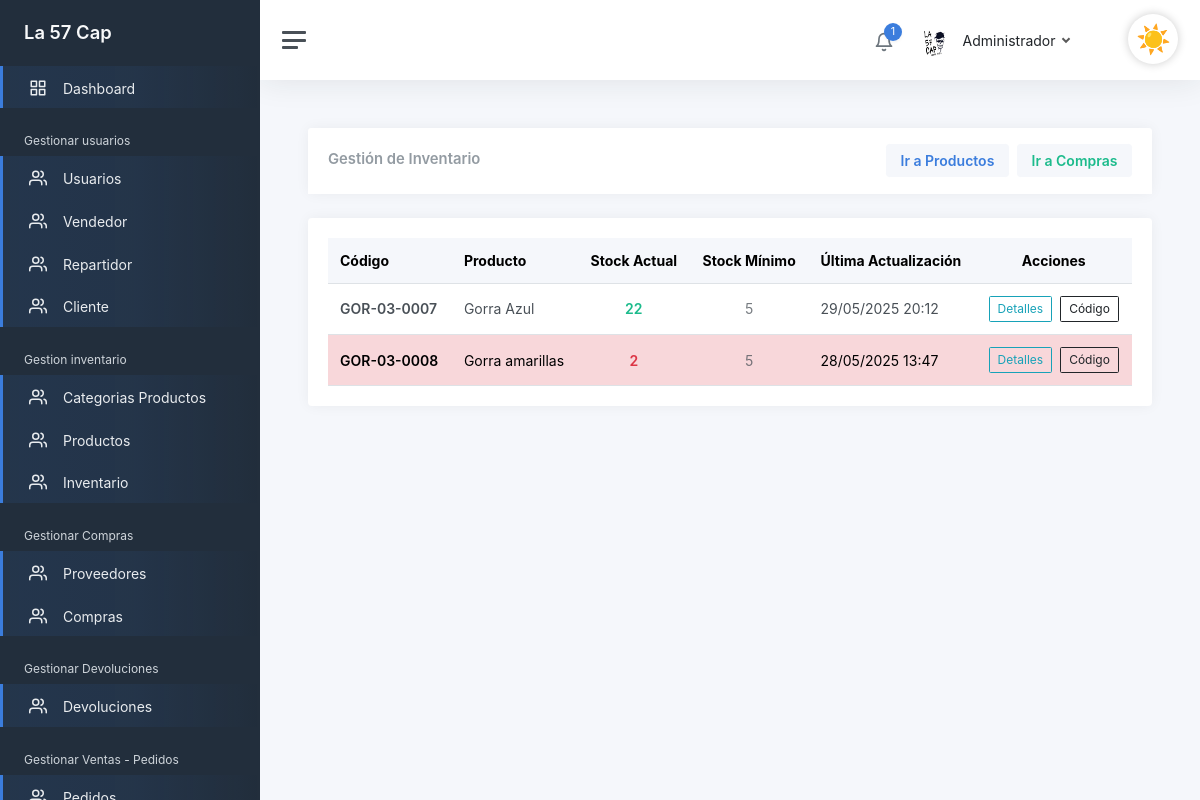
The page /admin/InventarioGeneral (signed in) on the database as committed earlier.
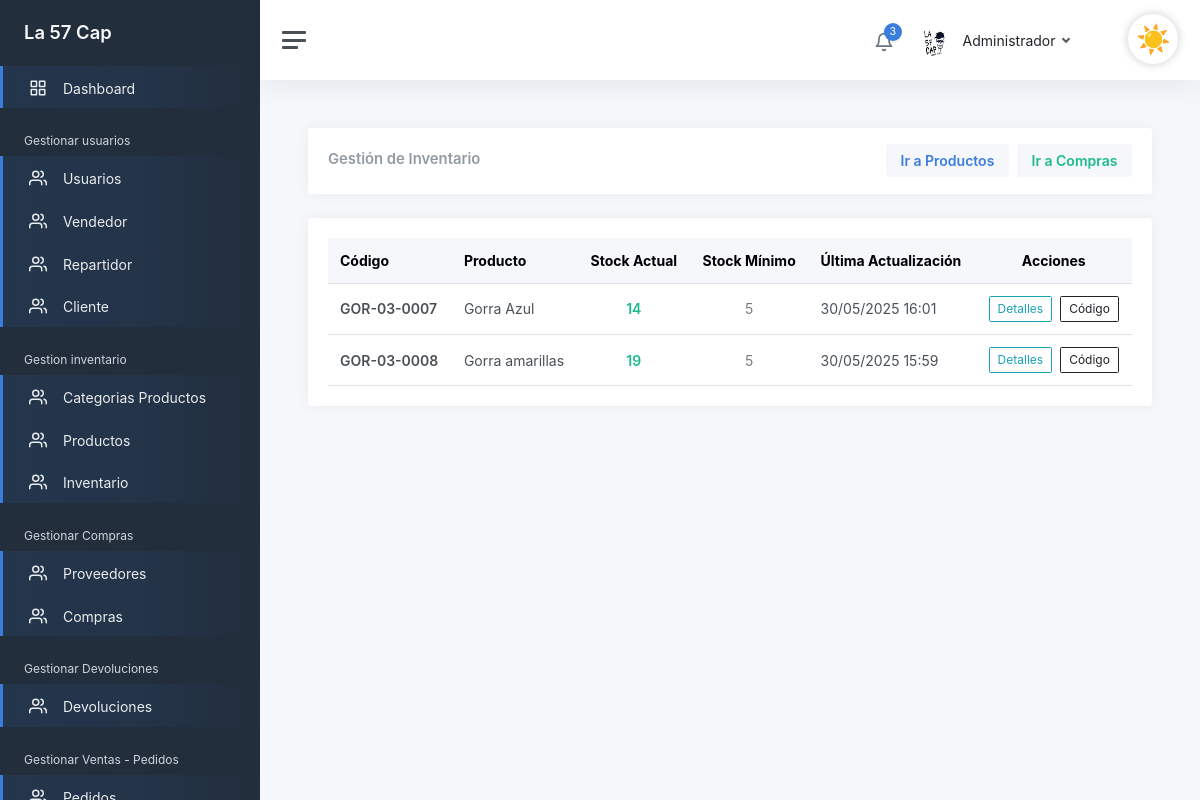
The same page on the database as committed later.
### tables this page shows
CREATE TABLE `inventario`  (
  `idInventario` int(0) NOT NULL AUTO_INCREMENT,
  `cantidad_actual` int(0) NOT NULL,
  `cantidad_minima` int(0) NOT NULL,
  `fecha_actualizacion` datetime(0) NULL DEFAULT NULL,
  `producto_idproducto` int(0) NOT NULL,
  PRIMARY KEY (`idInventario`) USING BTREE,
  INDEX `fk_Inventario_producto1_idx`(`producto_idproducto`) USING BTREE,
  CONSTRAINT `fk_Inventario_producto1` FOREIGN KEY (`producto_idproducto`) REFERENCES `producto` (`idproducto`) ON DELETE RESTRICT ON UPDATE RESTRICT
);

CREATE TABLE `producto`  (
  `idproducto` int(0) NOT NULL AUTO_INCREMENT,
  `id_categoria` int(0) NOT NULL,
  `codigo_producto` varchar(45) NOT NULL,
  `nombre_producto` varchar(45) NOT NULL,
  `descripcion` varchar(200) NOT NULL,
  `precio` decimal(10, 2) NOT NULL,
  `eliminado` tinyint(0) NULL DEFAULT 0,
  `Foto` varchar(150) NULL DEFAULT NULL,
  PRIMARY KEY (`idproducto`) USING BTREE,
  INDEX `producto_categoria_idx`(`id_categoria`) USING BTREE,
  CONSTRAINT `producto_categoria` FOREIGN KEY (`id_categoria`) REFERENCES `categoria_producto` (`idcategoria_producto`) ON DELETE RESTRICT ON UPDATE RESTRICT
);

### views/Admin/inventario/GestionarInventario.php (the view, shortened to what the changed rows need)
<div class="card">
    <div class="card-header d-flex justify-content-between align-items-center">
        <h2 class="card-title mb-0">Gestión de Inventario</h2>
        <div class="d-flex gap-2">
            <a href="/admin/GestionarProducto" class="btn btn-light text-primary fw-bold">Ir a Productos</a>
            <a href="/admin/GestionarCompras" class="btn btn-light text-success fw-bold">Ir a Compras</a>
        </div>
    </div>
</div>
<div class="card mt-3">
    <div class="card-body table-responsive">
        <table class="table table-hover mb-0">
            <thead class="table-light">
                <tr>
                    <th>Código</th>
                    <th>Producto</th>
                    <th class="text-center">Stock Actual</th>
                    <th class="text-center">Stock Mínimo</th>
                    <th>Última Actualización</th>
                    <th class="text-center">Acciones</th>
                </tr>
            </thead>
            <tbody>
                <?php if (!empty($registros)): ?>
                    <?php foreach ($registros as $registro): ?>
                        <tr class="<?= $registro->cantidad_actual < $registro->cantidad_minima ? 'table-danger' : '' ?>">
                            <td><strong><?= $registro->codigo_producto ?></strong></td>
                            <td><?= $registro->nombre_producto ?></td>
                            <td class="text-center fw-bold <?= $registro->cantidad_actual < $registro->cantidad_minima ? 'text-danger' : 'text-success' ?>">
                                <?= $registro->cantidad_actual ?>
                            </td>
                            <td class="text-center text-muted">
                                <?= $registro->cantidad_minima ?>
                            </td>
                            <td><?= date('d/m/Y H:i', strtotime($registro->fecha_actualizacion)) ?></td>
                            <td class="text-center">
                                <div class="d-flex justify-content-center gap-2">
                                    <a href="/admin/VerProducto?id=<?= $registro->producto_idproducto ?>" class="btn btn-sm btn-outline-info">
                                        <i class="fas fa-eye"></i> Detalles
                                    </a>
                                    <a href="/admin/GenerarCodigoBarras?id=<?= $registro->producto_idproducto ?>" class="btn btn-sm btn-outline-dark">
                                        <i class="fas fa-barcode"></i> Código
                                    </a>
                                </div>
                            </td>
                        </tr>
                    <?php endforeach; ?>
                <?php else: ?>
                    <tr>
                        <td colspan="6" class="text-center text-muted">No hay registros de inventario.</td>
                    </tr>
                <?php endif; ?>
            </tbody>
        </table>
    </div>
</div>

### views/layout/layoutAdmin.php (shortened to what the changed rows need)
<!DOCTYPE html>
<html lang="en">
<head>
    <link rel="stylesheet" href="/build/css/app.css">
</head>
<body>
    <div class="wrapper">
        <nav id="sidebar" class="sidebar js-sidebar">
            <div class="sidebar-content js-simplebar">
                <a class="sidebar-brand" href="/admin">
                    <span class="align-middle">La 57 Cap</span>
                </a>
                <ul class="sidebar-nav">
                    <li class="sidebar-item active">
                        <a class="sidebar-link" href="/admin/Dashboard">
                            <i class="align-middle" data-feather="grid"></i> <span class="align-middle">Dashboard</span>
                        </a>
                    </li>
                    <li class="sidebar-header">
                        Gestionar usuarios
                    </li>
                    <li class="sidebar-item active">
                        <a class="sidebar-link" href="/admin/GestionarUsuario">
                            <i class="align-middle" data-feather="users"></i> <span class="align-middle">
                                Usuarios</span>
                        </a>
                    </li>
                    <li class="sidebar-item active">
                        <a class="sidebar-link" href="/admin/GestionarVendedores">
                            <i class="align-middle" data-feather="users"></i> <span class="align-middle">
                                Vendedor</span>
                        </a>
                    </li>
                    <li class="sidebar-item active">
                        <a class="sidebar-link" href="/admin/GestionarRepartidor">
                            <i class="align-middle" data-feather="users"></i> <span class="align-middle">
                                Repartidor</span>
                        </a>
                    </li>
                    <li class="sidebar-item active">
                        <a class="sidebar-link" href="/admin/GestionarCliente">
                            <i class="align-middle" data-feather="users"></i> <span class="align-middle">
                                Cliente</span>
                        </a>
                    </li>
                    <li class="sidebar-header">
                        Gestion inventario
                    </li>
                    <li class="sidebar-item active">
                        <a class="sidebar-link" href="/admin/GestionarCategoriaProducto">
                            <i class="align-middle" data-feather="users"></i> <span class="align-middle">
                                Categorias Productos</span>
                        </a>
                    </li>
                    <li class="sidebar-item active">
                        <a class="sidebar-link" href="/admin/GestionarProducto">
                            <i class="align-middle" data-feather="users"></i> <span class="align-middle">
                                Productos</span>
                        </a>
                    </li>
                    <li class="sidebar-item active">
                        <a class="sidebar-link" href="/admin/InventarioGeneral">
                            <i class="align-middle" data-feather="users"></i> <span class="align-middle">
                                Inventario</span>
                        </a>
                    </li>
                    <li class="sidebar-header">
                        Gestionar Compras
                    </li>
                    <li class="sidebar-item active">
                        <a class="sidebar-link" href="/admin/GestionarProveedores">
                            <i class="align-middle" data-feather="users"></i> <span class="align-middle">
                                Proveedores</span>
                        </a>
                    </li>
                    <li class="sidebar-item active">
                        <a class="sidebar-link" href="/admin/GestionarCompras">
                            <i class="align-middle" data-feather="users"></i> <span class="align-middle">
                                Compras
                            </span>
                        </a>
                    </li>
                    <li class="sidebar-header">
                        Gestionar Devoluciones
                    </li>
                    <li class="sidebar-item active">
                        <a class="sidebar-link" href="/admin/devoluciones">
                            <i class="align-middle" data-feather="users"></i> <span class="align-middle">
                                Devoluciones
                            </span>
                        </a>
                    </li>
                    <li class="sidebar-header">
                        Gestionar Ventas - Pedidos
                    </li>
                    <li class="sidebar-item active">
                        <a class="sidebar-link" href="/admin/historialPedidos">
                            <i class="align-middle" data-feather="users"></i> <span class="align-middle">
                            </span>
                        </a>
                    </li>
                </ul>
            </div>
        </nav>
        <div class="main">
            <nav class="navbar navbar-expand navbar-light navbar-bg">
                <a class="sidebar-toggle js-sidebar-toggle">
                    <i class="hamburger align-self-center"></i>
                </a>
                <div class="navbar-collapse collapse">
                    <ul class="navbar-nav navbar-align">
                        <li class="nav-item dropdown">
                            <a class="nav-icon dropdown-toggle" href="#" id="alertsDropdown" data-bs-toggle="dropdown">
                                <div class="position-relative">
                                    <i class="align-middle" data-feather="bell"></i>
                                    <span class="indicator"><?= count(Notificacion::obtenerPorUsuario($_SESSION['id'])) ?></span>
                                </div>
                            </a>
                        </li>
                        <li class="nav-item dropdown">
                            <?php
                            $nombreUsuario = $_SESSION['nombre'] ?? 'Administrador';
                            $fotoPerfil = $_SESSION['f_perfil'] ?? 'f_perfil_admin.png';
                            $rutaPerfil = "/img/users/" . $fotoPerfil;
                            ?>
                            <a class="nav-link dropdown-toggle d-none d-sm-inline-block" href="#"
                                data-bs-toggle="dropdown">
                                <img src="<?php echo $rutaPerfil; ?>" class="avatar img-fluid rounded me-1"
                                    alt="Foto de perfil" />
                                <span class="text-dark"><?php echo htmlspecialchars($nombreUsuario); ?></span>
                            </a>
                        </li>
                    </ul>
                </div>
                <div class="form-check form-switch ms-3">
                    <label for="darkModeSwitch" class="toggle-icon"></label>
                </div>
            </nav>
            <main class="content">
                <div class="container-fluid p-0">
                    <?php echo $contenido; ?>
                </div>
            </main>
        </div>
    </div>
</body>
</html>

Rows that differ between the two databases and show on the page:
changed inventario "GOR-03-0007": cantidad_actual "22" → "14"; fecha_actualizacion "29/05/2025 20:12" → "30/05/2025 16:01"
changed inventario "GOR-03-0008": cantidad_actual "2" → "19"; fecha_actualizacion "28/05/2025 13:47" → "30/05/2025 15:59"
Other text that changed with them:
count(Notificacion::obtenerPorUsuario($_SESSION['id'])): "1" → "3"
